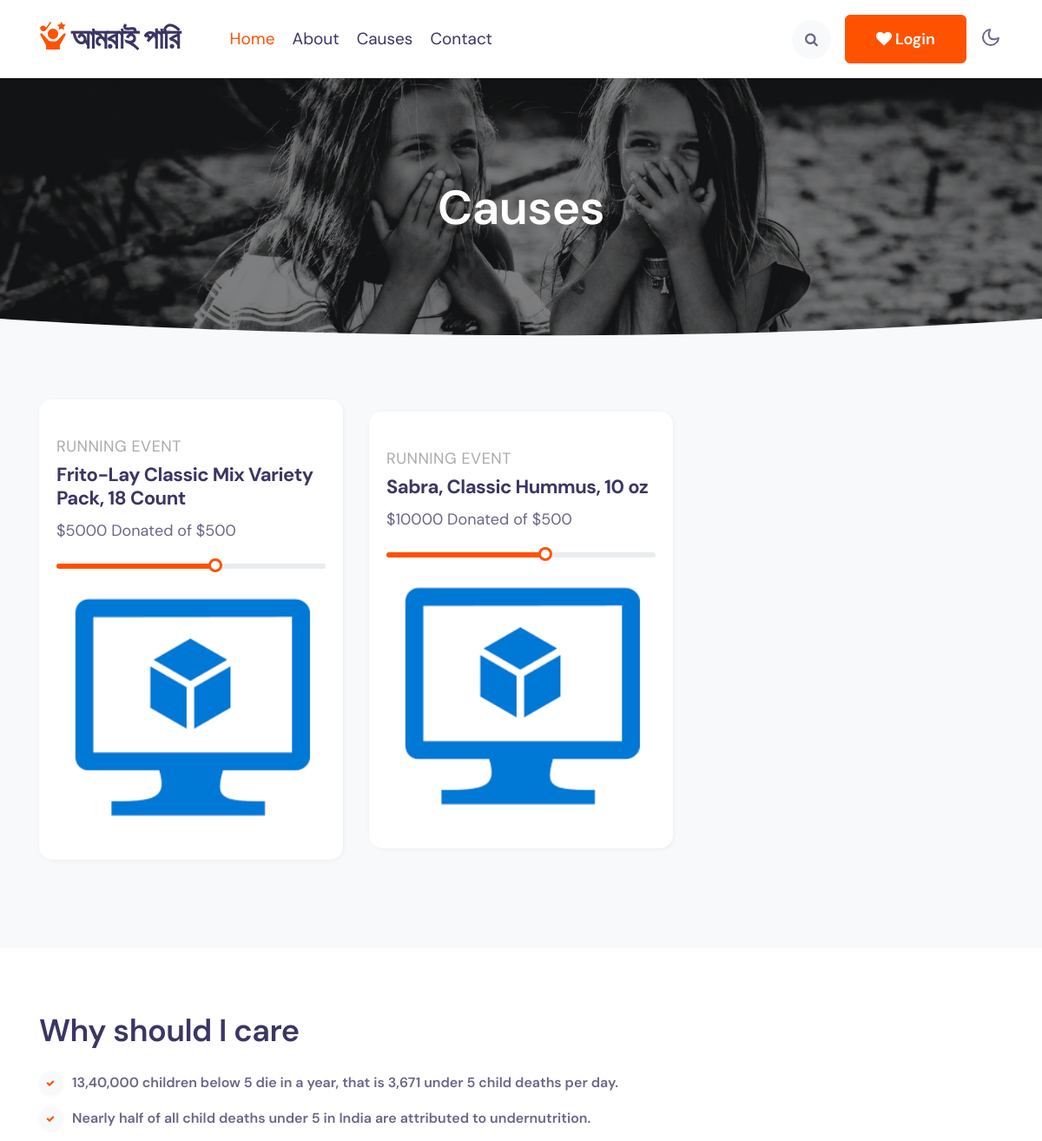
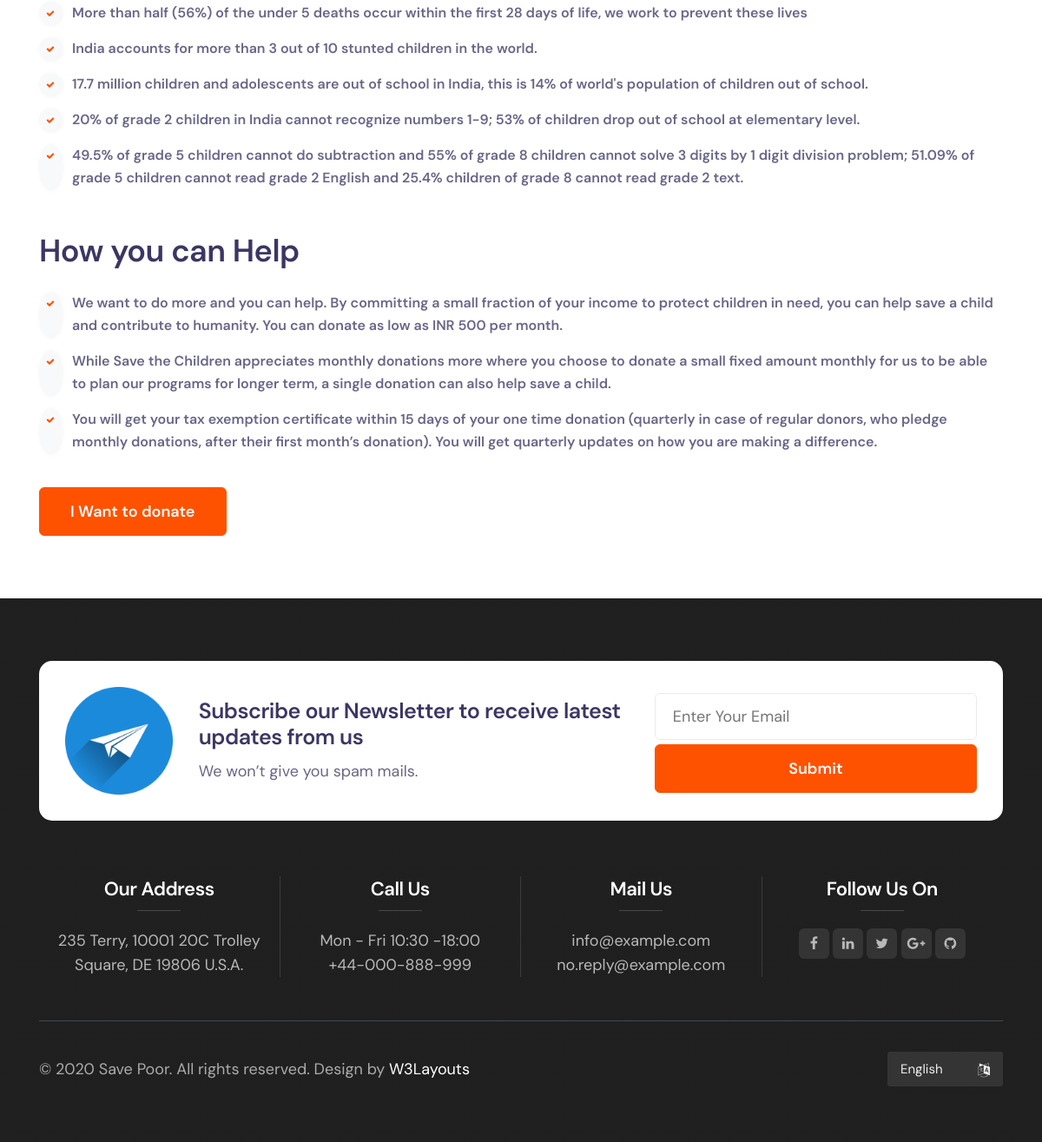
Page /causes/ on the committed database (2 pictures, top to bottom).
### events/models.py (models this page shows, shortened)
class Event(models.Model):
    title = models.CharField(max_length=100)
    cover = models.ImageField(upload_to='event_cover/')
    detail = models.TextField(max_length=1000)
    place = models.CharField(max_length=1000)
    total = models.IntegerField()
    gained = models.IntegerField(blank=True, default=0)
    deadline = models.DateTimeField(null=True)
    date_created = models.DateField(auto_now_add=True)
    date_updated = models.DateField(auto_now_add=True)
    READY = {
        ('yes', 'Yes'),
        ('no', 'No',)
    }
    ready_to_distribute = models.CharField(max_length=10, choices=READY, default="no")

### base/views.py (the view)
# urls.py: path('causes/', views.causes, name="causes"),
def causes(request):
    event = Event.objects.all()
    amount = list(Donate.objects.filter(isapproved='yes').aggregate(Sum('amount')).values())[0]
    context = {
        'events': event,
        'amount': amount
    }
    return render(request, 'causes.html', context)

### templates/causes.html (shortened to what this page needs)
{% extends 'base.html' %}
{% load static %}
{% block content %}
    <div class="inner-banner">
        <section class="w3l-breadcrumb py-5">
            <div class="container py-lg-5 py-md-3">
                <h2 class="title">Causes</h2>
            </div>
        </section>
    </div>
    <div class="position-relative">
        <div class="shape overflow-hidden">
        </div>
    </div>
    <div class="w3-services py-5">
        <div class="container py-lg-4 py-md-3">
            <div class="row w3-services-grids">
                {% for event in events %}
                    <div class="col-lg-4 col-md-6 causes-grid">
                        <div class="causes-grid-info">
                            <a href="{% url 'dashboard' %}" class="cause-title-wrap">
                                <p class="title">Running Event</p>
                                <h4 class="cause-title">{{ event.title }}
                                </h4>
                                <p class="counter-inherit">
                                    ${{ event.total }} Donated of ${{ amount }}
                                </p>
                            </a>
                            <div class="barWrapper my-4">
                                <div class="progress-box">
                                    <div class="progress" data-value="60">
                                        <div class="progress-bar" role="progressbar" aria-valuenow="60"
                                             aria-valuemin="0"
                                             aria-valuemax="100" style="width: 60%;">
                                            <div class="value-holder"></div>
                                        </div>
                                    </div>
                                </div>
                            </div>
                            <a href="{% url 'dashboard' %}"><img src="{{ event.cover.url }}" class="img-fuild radius-image-full"
                                                  alt=""></a>
                        </div>
                    </div>
                {% endfor %}
            </div>
        </div>
    </div>
    <section class="w3l-aboutblock2" id="story">
        <div class="py-5">
            <div class="container py-lg-4 py-md-3">
                <div class="cwp4-two">
                    <div class="cwp4-text">
                        <h3 class="title-big">Why should I care</h3>
                        <ul class="cont-4 mt-4">
                            <li><span class="fa fa-check"></span>13,40,000 children below 5 die in a year, that is 3,671
                                under 5 child deaths per day.
                            </li>
                            <li><span class="fa fa-check"></span>Nearly half of all child deaths under 5 in India are
                                attributed to undernutrition.
                            </li>
                            <li><span class="fa fa-check"></span>More than half (56%) of the under 5 deaths occur within
                                the
                                first 28 days of life, we work to prevent these lives
                            </li>
                            <li><span class="fa fa-check"></span>India accounts for more than 3 out of 10 stunted
                                children
                                in the world.
                            </li>
                            <li><span class="fa fa-check"></span>17.7 million children and adolescents are out of school
                                in
                                India, this is 14% of world's population of children out of school.
                            </li>
                            <li><span class="fa fa-check"></span>20% of grade 2 children in India cannot recognize
                                numbers
                                1-9; 53% of children drop out of school at elementary level.
                            </li>
                            <li><span class="fa fa-check"></span>49.5% of grade 5 children cannot do subtraction and 55%
                                of
                                grade 8 children cannot solve 3 digits by 1 digit division problem; 51.09% of grade 5
                                children cannot read grade 2 English and 25.4% children of grade 8 cannot read grade 2
                                text.
                            </li>
                        </ul>
                    </div>
                    <div class="cwp4-text mt-md-5 mt-4">
                        <h3 class="title-big">How you can Help</h3>
                        <ul class="cont-4 mt-4">
                            <li><span class="fa fa-check"></span>We want to do more and you can help. By committing a
                                small
                                fraction of your income to protect children in need, you can help save a child and
                                contribute to humanity. You can donate as low as INR 500 per month.
                            </li>
                            <li><span class="fa fa-check"></span> While Save the Children appreciates monthly donations
                                more
                                where you choose to donate a small
                                fixed amount monthly for us to be able to plan our programs for longer term, a single
                                donation
                                can also help save a child.
                            </li>
                            <li><span class="fa fa-check"></span>You will get your tax exemption certificate within 15
                                days
                                of your one time donation (quarterly in case of regular donors, who pledge monthly
                                donations, after their first month’s donation). You will get quarterly updates on how
                                you
                                are making a difference.
                            </li>
                        </ul>
                        <a href="#donate" class="btn btn-style btn-primary mt-md-4 mt-2"> I Want to donate</a>
                    </div>
                </div>
            </div>
        </div>
    </section>
{% endblock %}

### templates/base.html (shortened to what this page needs)
{%load static%}
<!doctype html>
<html lang="en">
<head>
<link rel="stylesheet" href="https://maxcdn.bootstrapcdn.com/bootstrap/4.0.0-beta/css/bootstrap.min.css">
    <link rel="stylesheet" href="{% static 'assets/css/style-starter.css' %}">
</head>
<body>
{%include 'nav.html'%}
{%block content%}
{% endblock %}
{%include 'footer.html'%}
</body>
</html>

### templates/nav.html (shortened to what this page needs)
{% load static %}
<header id="site-header" class="fixed-top">
    <div class="container">
        <nav class="navbar navbar-expand-lg stroke">
            <h1><a class="navbar-brand mr-lg-5" href="index.html">
                    <img src="{% static 'assets/images/logo.png' %}" alt="Your logo" title="Your logo" />আমরাই পারি
                </a></h1>
            <div class="collapse navbar-collapse" id="navbarTogglerDemo02">
                <ul class="navbar-nav w-100">
                    <li class="nav-item active">
                        <a class="nav-link" href="{% url 'home' %}">Home <span class="sr-only">(current)</span></a>
                    </li>
                    <li class="nav-item @@about__active">
                        <a class="nav-link" href="{% url 'about' %}">About</a>
                    </li>
                    <li class="nav-item @@causes__active">
                        <a class="nav-link" href="{% url 'causes' %}">Causes</a>
                    </li>
                    <li class="nav-item @@contact__active">
                        <a class="nav-link" href="{% url 'contact' %}">Contact</a>
                    </li>
                    <li class="ml-lg-auto mr-lg-0 m-auto">
                        <div class="search-right">
                            <a href="#search" title="search"><span class="fa fa-search" aria-hidden="true"></span></a>
                        </div>
                    </li>
                    <li class="align-self">
                        <a href="{% url 'login' %}" class="btn btn-style btn-primary ml-lg-3 mr-lg-2"><span
                                class="fa fa-heart mr-1"></span>Login</a>
                    </li>
                </ul>
            </div>
            <div class="mobile-position">
                <nav class="navigation">
                    <div class="theme-switch-wrapper">
                        <label class="theme-switch" for="checkbox">
                            <div class="mode-container">
                                <i class="gg-moon"></i>
                            </div>
                        </label>
                    </div>
                </nav>
            </div>
        </nav>
    </div>
</header>

### templates/footer.html (shortened to what this page needs)
{% load static %}
<div class="w3l-footer-main">
    <div class="w3l-sub-footer-content">
        <section class="_form-3">
            <div class="form-main">
                <div class="container">
                    <div class="middle-section grid-column top-bottom">
                        <div class="image grid-three-column">
                            <img src="{% static 'assets/images/subscribe.png' %}" alt="" class="img-fluid radius-image-full">
                        </div>
                        <div class="text-grid grid-three-column">
                            <h2>Subscribe our Newsletter to receive latest updates from us</h2>
                            <p>We won’t give you spam mails.</p>
                        </div>
                        <div class="form-text grid-three-column">
                            <form action="/" method="GET">
                                <input type="email" name=" placeholder" placeholder="Enter Your Email" required="">
                                <button type="submit" class="btn btn-style btn-primary">Submit</button>
                            </form>
                        </div>
                    </div>
                </div>
            </div>
        </section>
        <footer class="footer-14">
            <div id="footers14-block">
                <div class="container">
                    <div class="footers20-content">
                        <div class="d-grid grid-col-4 grids-content">
                            <div class="column">
                                <h4>Our Address</h4>
                                <p>235 Terry, 10001 20C Trolley Square,
                                    DE 19806 U.S.A.</p>
                            </div>
                            <div class="column">
                                <h4>Call Us</h4>
                                <p>Mon - Fri 10:30 -18:00</p>
                                <p><a href="tel:+44-000-888-999">+44-000-888-999</a></p>
                            </div>
                            <div class="column">
                                <h4>Mail Us</h4>
                                <p><a href="mailto:info@example.com">info@example.com</a></p>
                                <p><a href="mailto:no.reply@example.com">no.reply@example.com</a></p>
                            </div>
                            <div class="column">
                                <h4>Follow Us On</h4>
                                <ul>
                                    <li><a href="#facebook"><span class="fa fa-facebook" aria-hidden="true"></span></a>
                                    </li>
                                    <li><a href="#linkedin"><span class="fa fa-linkedin" aria-hidden="true"></span></a>
                                    </li>
                                    <li><a href="#twitter"><span class="fa fa-twitter" aria-hidden="true"></span></a>
                                    </li>
                                    <li><a href="#google"><span class="fa fa-google-plus" aria-hidden="true"></span></a>
                                    </li>
                                    <li><a href="#github"><span class="fa fa-github" aria-hidden="true"></span></a>
                                    </li>
                                </ul>
                            </div>
                        </div>
                    </div>
                    <div class="footers14-bottom d-flex">
                        <div class="copyright">
                            <p>© 2020 Save Poor. All rights reserved. Design by <a href="https://w3layouts.com/"
                                    target="_blank">W3Layouts</a></p>
                        </div>
                        <div class="language-select d-flex">
                            <span class="fa fa-language" aria-hidden="true"></span>
                            <select>
                                <option>English</option>
                            </select>
                        </div>
                    </div>
                </div>
            </div>
        </footer>
    </div>
</div>

### rows in the picture
Event: title "Frito-Lay Classic Mix Variety Pack, 18 Count", total "5000", amount "500", cover (picture)
Event: title "Sabra, Classic Hummus, 10 oz", total "10000", amount "500", cover (picture)
